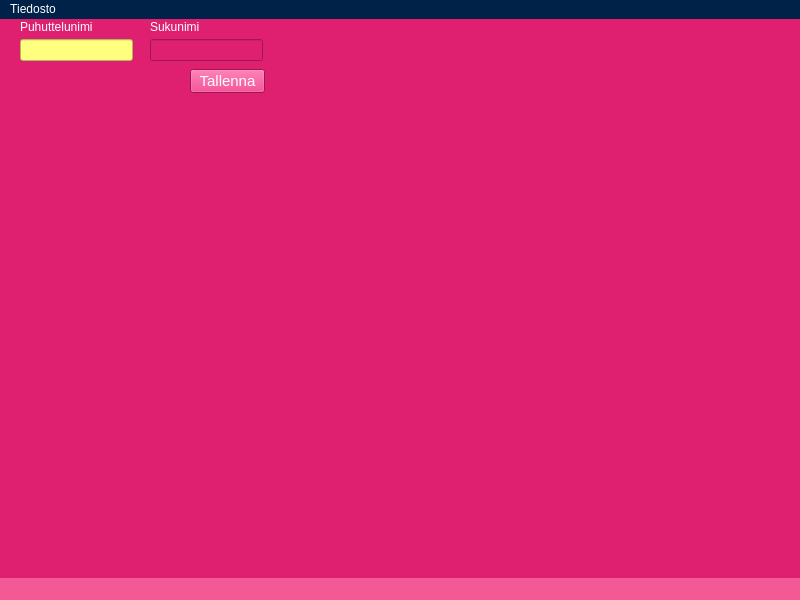
<?xml version="1.0" encoding="UTF-8"?>
<ui version="4.0">
 <class>MainWindow</class>
 <widget class="QMainWindow" name="MainWindow">
  <property name="geometry">
   <rect>
    <x>0</x>
    <y>0</y>
    <width>800</width>
    <height>600</height>
   </rect>
  </property>
  <property name="windowTitle">
   <string>MainWindow</string>
  </property>
  <property name="windowIcon">
   <iconset theme="emblem-shared"/>
  </property>
  <property name="styleSheet">
   <string notr="true">background-color: rgb(223, 32, 112);</string>
  </property>
  <widget class="QWidget" name="centralwidget">
   <widget class="QLineEdit" name="firstNameLineEdit">
    <property name="geometry">
     <rect>
      <x>20</x>
      <y>20</y>
      <width>113</width>
      <height>22</height>
     </rect>
    </property>
    <property name="styleSheet">
     <string notr="true">background-color: rgb(255, 255, 127);
color: rgb(32, 75, 70);</string>
    </property>
   </widget>
   <widget class="QLabel" name="firstNameLabel">
    <property name="geometry">
     <rect>
      <x>20</x>
      <y>0</y>
      <width>91</width>
      <height>16</height>
     </rect>
    </property>
    <property name="styleSheet">
     <string notr="true">color: rgb(255, 255, 255);</string>
    </property>
    <property name="text">
     <string>Puhuttelunimi</string>
    </property>
   </widget>
   <widget class="QLineEdit" name="lastNameLineEdit">
    <property name="geometry">
     <rect>
      <x>150</x>
      <y>20</y>
      <width>113</width>
      <height>22</height>
     </rect>
    </property>
   </widget>
   <widget class="QLabel" name="lastNameLabel">
    <property name="geometry">
     <rect>
      <x>150</x>
      <y>0</y>
      <width>49</width>
      <height>16</height>
     </rect>
    </property>
    <property name="styleSheet">
     <string notr="true">color: rgb(255, 255, 255);</string>
    </property>
    <property name="text">
     <string>Sukunimi</string>
    </property>
   </widget>
   <widget class="QPushButton" name="savePushButton">
    <property name="geometry">
     <rect>
      <x>190</x>
      <y>50</y>
      <width>75</width>
      <height>24</height>
     </rect>
    </property>
    <property name="font">
     <font>
      <pointsize>11</pointsize>
     </font>
    </property>
    <property name="cursor">
     <cursorShape>PointingHandCursor</cursorShape>
    </property>
    <property name="toolTip">
     <string>&lt;html&gt;&lt;head/&gt;&lt;body&gt;&lt;p&gt;&lt;span style=&quot; font-size:11pt;&quot;&gt;Tallentaa henkilön tiedot tietokantaa&lt;/span&gt;&lt;/p&gt;&lt;/body&gt;&lt;/html&gt;</string>
    </property>
    <property name="toolTipDuration">
     <number>3000</number>
    </property>
    <property name="styleSheet">
     <string notr="true">color: rgb(255, 255, 255);</string>
    </property>
    <property name="text">
     <string>Tallenna</string>
    </property>
   </widget>
   <widget class="QLabel" name="studentPictureLabel">
    <property name="geometry">
     <rect>
      <x>40</x>
      <y>100</y>
      <width>211</width>
      <height>231</height>
     </rect>
    </property>
    <property name="text">
     <string/>
    </property>
    <property name="pixmap">
     <pixmap resource="testPictures.qrc">:/png/student.png</pixmap>
    </property>
    <property name="scaledContents">
     <bool>false</bool>
    </property>
   </widget>
   <widget class="QLabel" name="keyPictureLabel">
    <property name="geometry">
     <rect>
      <x>330</x>
      <y>170</y>
      <width>201</width>
      <height>141</height>
     </rect>
    </property>
    <property name="text">
     <string/>
    </property>
    <property name="pixmap">
     <pixmap resource="testPictures.qrc">:/png/keys.png</pixmap>
    </property>
   </widget>
   <widget class="QLabel" name="teacherPictureLabel">
    <property name="geometry">
     <rect>
      <x>210</x>
      <y>290</y>
      <width>211</width>
      <height>231</height>
     </rect>
    </property>
    <property name="text">
     <string/>
    </property>
    <property name="pixmap">
     <pixmap>Teacher.png</pixmap>
    </property>
    <property name="scaledContents">
     <bool>false</bool>
    </property>
   </widget>
  </widget>
  <widget class="QMenuBar" name="menubar">
   <property name="geometry">
    <rect>
     <x>0</x>
     <y>0</y>
     <width>800</width>
     <height>33</height>
    </rect>
   </property>
   <property name="styleSheet">
    <string notr="true">background-color: rgb(0, 33, 72);
color: rgb(255, 255, 255);</string>
   </property>
   <widget class="QMenu" name="menuTiedosto">
    <property name="title">
     <string>Tiedosto</string>
    </property>
    <widget class="QMenu" name="menuEdelliset">
     <property name="title">
      <string>Edelliset</string>
     </property>
     <addaction name="actionKalle"/>
     <addaction name="actionVille"/>
     <addaction name="actionJaana"/>
     <addaction name="actionMikko"/>
    </widget>
    <addaction name="actionLopeta"/>
    <addaction name="menuEdelliset"/>
    <addaction name="actionTallenna_nimell"/>
   </widget>
   <addaction name="menuTiedosto"/>
  </widget>
  <widget class="QStatusBar" name="statusbar">
   <property name="toolTipDuration">
    <number>3000</number>
   </property>
   <property name="styleSheet">
    <string notr="true">background-color: rgb(243, 89, 148);</string>
   </property>
  </widget>
  <action name="actionLopeta">
   <property name="icon">
    <iconset theme="application-exit"/>
   </property>
   <property name="text">
    <string>Lopeta</string>
   </property>
   <property name="shortcut">
    <string>Ctrl+Q</string>
   </property>
  </action>
  <action name="actionKalle">
   <property name="text">
    <string>Kalle</string>
   </property>
  </action>
  <action name="actionVille">
   <property name="text">
    <string>Ville</string>
   </property>
  </action>
  <action name="actionJaana">
   <property name="text">
    <string>Jaana</string>
   </property>
  </action>
  <action name="actionMikko">
   <property name="text">
    <string>Mikko</string>
   </property>
  </action>
  <action name="actionTallenna_nimell">
   <property name="text">
    <string>Tallenna nimellä...</string>
   </property>
  </action>
 </widget>
 <resources>
  <include location="testPictures.qrc"/>
 </resources>
 <connections/>
</ui>
